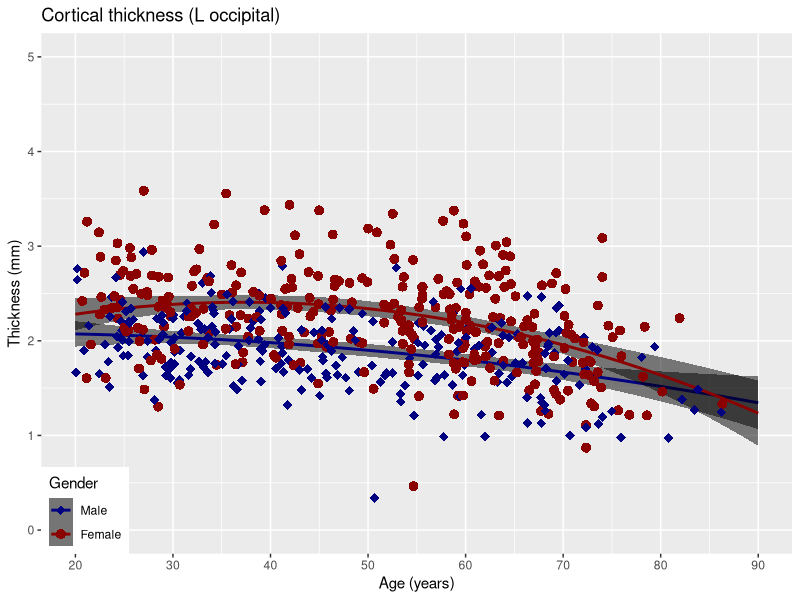
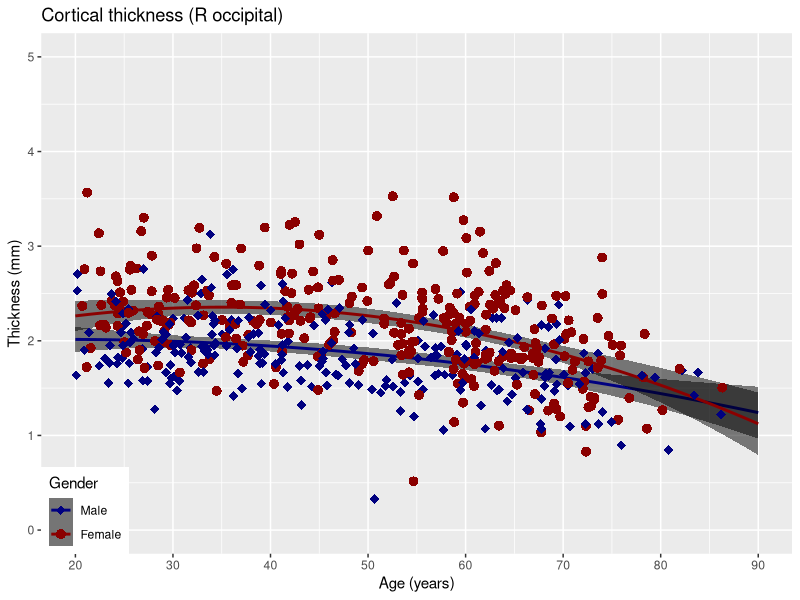
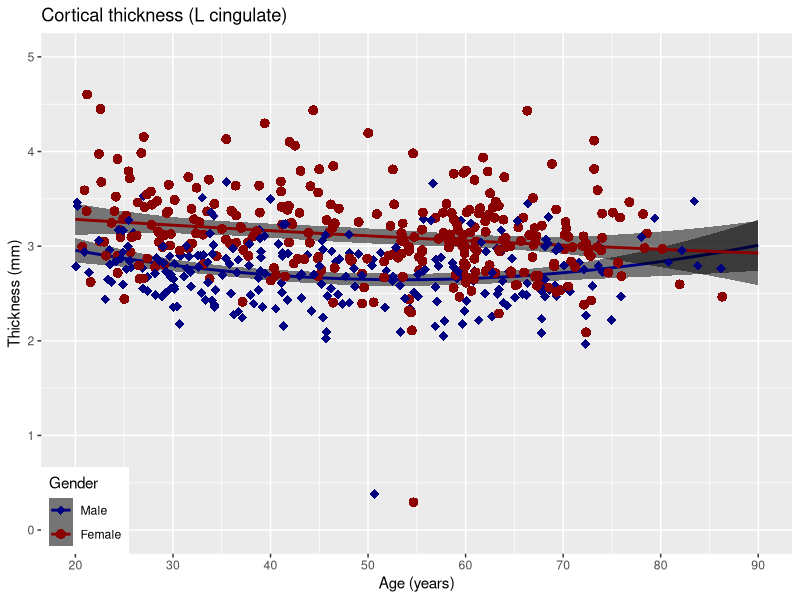
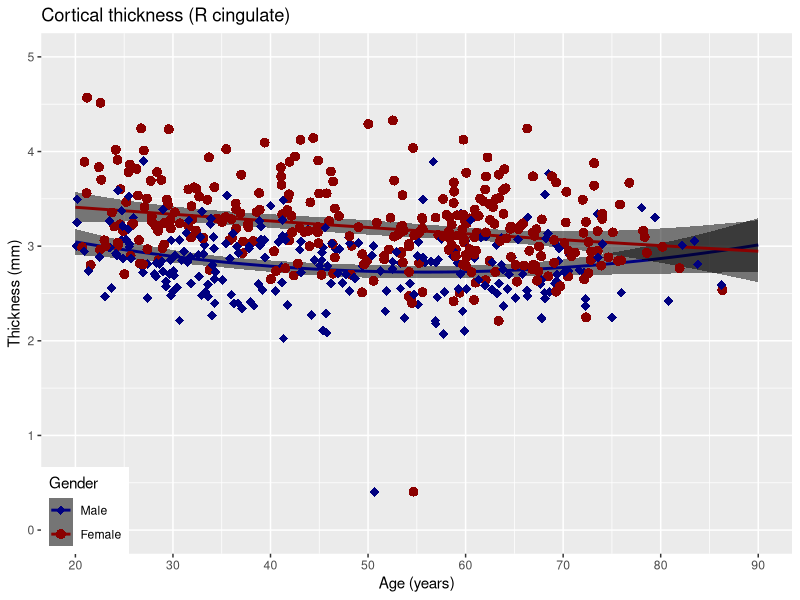
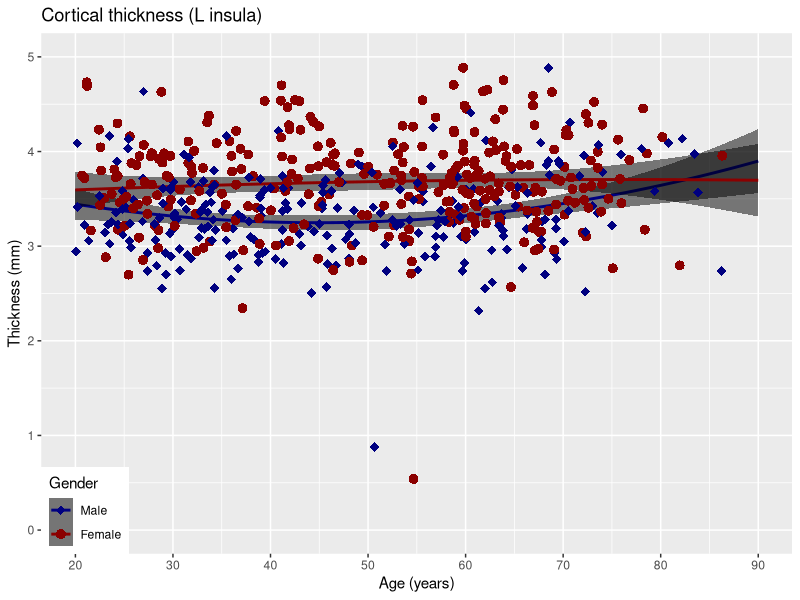
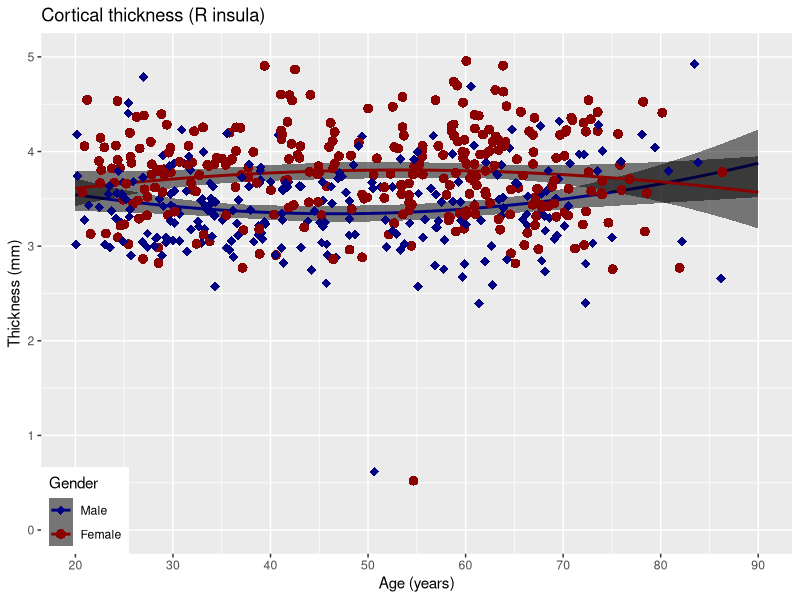
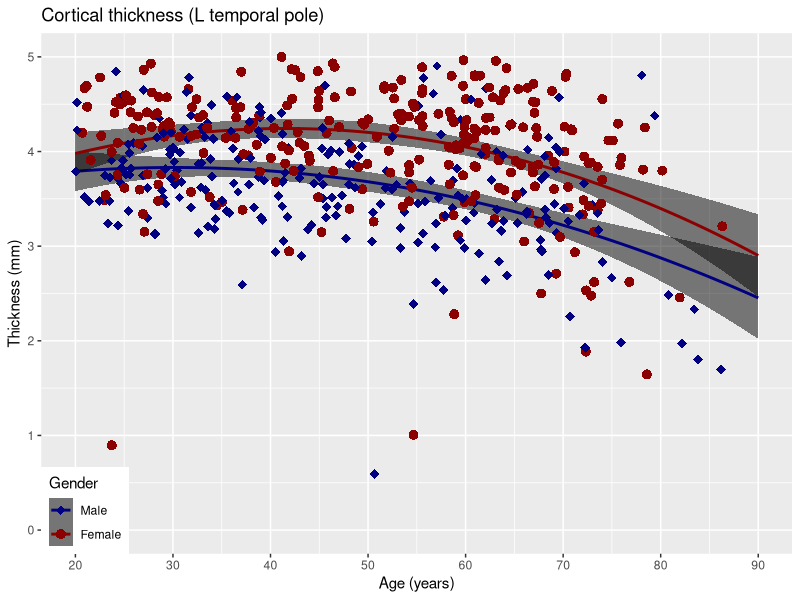
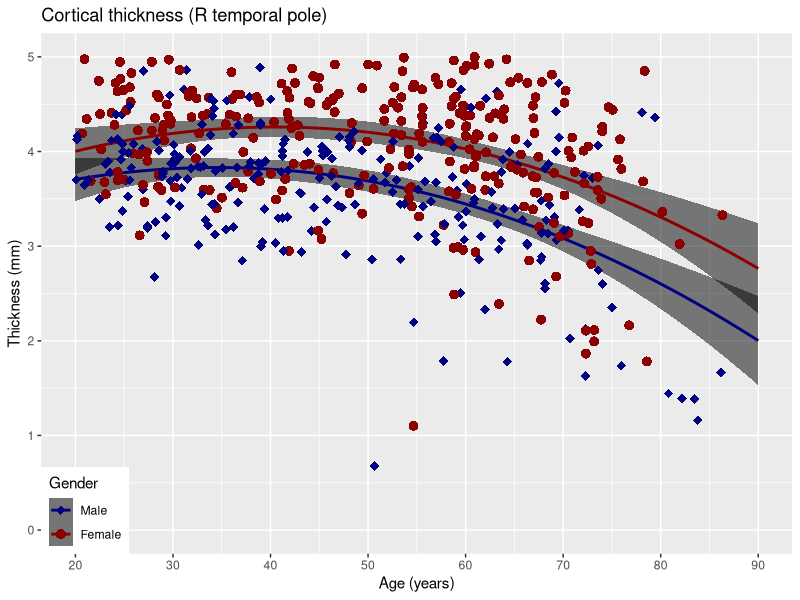

Write the R code that produced these figures, in order.
library( ggplot2 )

demographics <- read.csv( file = "demographics.csv", header = TRUE );
# volumes <- read.csv( file = "volume.csv", header = TRUE );
thickness <- read.csv( file = "thickness.csv", header = TRUE );

cortical_labels <- c( "L occipital", "R occipital",
                     "L cingulate", "R cingulate",
                     "L insula",    "R insula",
                     "L temporal pole",   "R temporal pole",
                     "L superior temporal", "R superior temporal",
                     "L infero temporal", "R infero temporal",
                     "L parahippocampal", "R parahippocampal",
                     "L frontal pole",    "R frontal pole",
                     "L superior frontal","R superior frontal",
                     "L middle frontal",  "R middle frontal",
                     "L inferior",        "R inferior",
                     "L orbital frontal", "R orbital frontal",
                     "L precentral",      "R precentral",
                     "L superior parietal", "R superior parietal",
                     "L inferior parietal", "R inferior parietal",
                     "L postcentral",       "R postcentral" );

nSamples <- 100;
male_color = "darkred";
female_color = "navyblue";

age <- demographics$AGE;
gender <- cut( demographics$SEX, breaks = c( 0.5, 1.5, 2.5 ), label = c( "male", "female" ) );

sampled.th <- seq( min( thickness ), max( thickness ) , length = nSamples );
sampled.age <- seq( 20, 90, length = nSamples );

for( i in 1:32 )
  {
  th <- thickness[,i];

#   n <- lm( formula = age ~ th + gender );
#   n <- lm( formula = age ~ md + th + I(th^2) + vo + th:vo + gender );
#   n <- lm( formula = age ~ md + th + vo + gender );

    n <- lm( formula = th ~ age + I(age^2) + gender + age:gender );

#   coeffs <- coef( n );
#   pvalues <- anova( n )[,"Pr(>F)"];

  male.data <- list();
  female.data <- list();

  male.data$x <- data.frame( age = sampled.age, th = sampled.th, gender = rep( "male", nSamples ) );
  female.data$x <- data.frame( age = sampled.age, th = sampled.th, gender = rep( "female", nSamples ) );

  male.data$y <- predict( n, male.data$x, interval = "p", level = 0.95 );
  female.data$y <- predict( n, female.data$x, interval = "p", level = 0.95 );

  gender[which( gender == 1 )] <- 'male';
  gender[which( gender == 2 )] <- 'female';

  plotData <- data.frame( cbind( Age = age, Thickness = th, Gender = gender ) )
  plotData <- transform( plotData, Gender = factor( Gender ) );

  thickPlot <- ggplot( plotData, aes( x = Age, y = Thickness, group = Gender ) ) +
               stat_smooth( aes( group = Gender, colour = Gender ), formula = y ~ x + I(x^2), method = "lm", size = 1, n = 1000, level = 0.95, se = TRUE, fullrange = TRUE, fill = 'black', alpha = 0.5 ) +
#                geom_smooth( aes( group = Gender, colour = Gender ), formula = y ~ x + I(x^2), method = "lm", size = 1, n = 1000, level = 0.95, se = TRUE, fill = 'black', alpha = 0.5 ) +
               geom_point( data = plotData, aes( colour = Gender, shape = Gender ), size = 3 ) +
               scale_x_continuous( "Age (years)", breaks = seq( 20, 90, by = 10 ), labels = seq( 20, 90, by = 10 ), limits = c( 20, 90 ) ) +
               scale_y_continuous( "Thickness (mm)", breaks = seq( 0, 5, by = 1 ), labels = seq( 0, 5, by = 1 ), limits = c( 0, 5 ) ) +
               scale_colour_manual( values = c( "navyblue", "darkred" ), breaks = c( 1, 2 ), labels = c( "Male", "Female" ) ) +
               scale_shape_manual( values = c( 18, 16 ), breaks = c( 1, 2 ), labels = c( "Male", "Female" ) ) +
#                scale_shape_discrete( breaks = c( 1, 2 ), labels = c( "Male", "Female" ) ) +
               theme( legend.justification = c( 0, 0 ), legend.position = c( 0, 0 ) ) +
               ggtitle( paste( "Cortical thickness (", cortical_labels[i], ")", sep = "" ) )
  ggsave( filename = paste( "yylabel", i, "_results.pdf", sep = "" ), plot = thickPlot, width = 8, height = 6, units = 'in' )


#   pdf( file = paste( "yylabel", i, "_results.pdf", sep = "" ), 8, 6 );
#
#   plot( c( 20, 90 ), c( 0, 6 ), type = "n",
#     xlab = expression( paste( bold( "Age (years)" ) ) ),
#     ylab = expression( paste( bold( "Thickness (mm)" ) ) ),
#     frame.plot = FALSE  );
#   title( main = paste( "Cortical thickness results (", cortical_labels[i], ")", sep = "" ), col.main = "black", font.main = 2 );
#
#   # plot male
#   points( age[gender == "male"], th[gender == "male"], pch = 22, lwd = 0.5, cex = 0.75, col = male_color );
#   lines( male.data$x[,1], male.data$y[,1], lty=1, col = male_color, lwd = 3 );
#   lines( male.data$x[,1], male.data$y[,2], col = male_color , lty = 2, lwd = 2 )
#   lines( male.data$x[,1], male.data$y[,3], col = male_color , lty = 2, lwd = 2 )
#
#   # plot female
#   points( age[gender == "female"], th[gender == "female"], pch = 23, lwd = 0.5, cex = 0.75, col = female_color );
#   lines( female.data$x[,1], female.data$y[,1], lty=1, col = female_color, lwd = 3 );
#   lines( female.data$x[,1], female.data$y[,2], col = female_color , lty = 2, lwd = 2 )
#   lines( female.data$x[,1], female.data$y[,3], col = female_color , lty = 2, lwd = 2 )
#
#   legend( "topright", c( "Female", "Male" ),
#      col = c( female_color, male_color ),
#    pch = c( 23, 22 ),
#    title = expression( paste( bold( "Gender" ) ) ),
#   # box.lwd = 2,
#     bty = "n",
#     lwd = 2 );
#   axis( 1, tick = TRUE, lwd = 2, font = 2 );
#   axis( 2, tick = TRUE, lwd = 2, font = 2 );
#   dev.off();

  }
